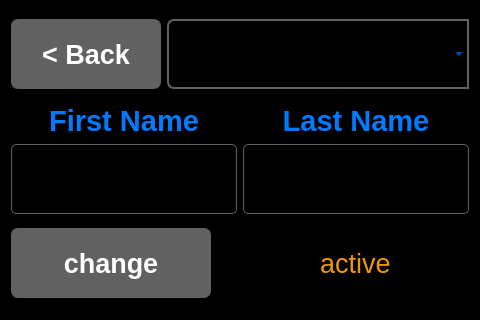
<?xml version="1.0" encoding="UTF-8"?>
<ui version="4.0">
 <class>MasterDialog</class>
 <widget class="QDialog" name="MasterDialog">
  <property name="geometry">
   <rect>
    <x>0</x>
    <y>0</y>
    <width>480</width>
    <height>320</height>
   </rect>
  </property>
  <property name="minimumSize">
   <size>
    <width>480</width>
    <height>320</height>
   </size>
  </property>
  <property name="maximumSize">
   <size>
    <width>480</width>
    <height>320</height>
   </size>
  </property>
  <property name="windowTitle">
   <string>Dialog</string>
  </property>
  <property name="styleSheet">
   <string notr="true">QWidget
{
	color: rgb(0, 123, 255);	
	background-color: rgb(0, 0, 0);

}

QWidget:item:selected
{
	color: rgb(239, 151, 0);
    border: 1px solid rgb(239, 151, 0);
	/*color: rgb(255, 255, 255);	
	background-color: rgb(0, 123, 255);	*/
}

QTabWidget::pane {
    border: 1px solid  rgb(97, 97, 97);
    top: 1px;
}

QTabBar::tab {
	background-color: rgb(97, 97, 97);
	color: rgb(255, 255, 255);
    border-width: 1px;
	border-color: rgb(255, 255, 255);
	border-style: solid;
    border-top-left-radius: 10px;
    border-top-right-radius: 10px;
	padding: 5px;
	padding-left: 63px;
	padding-right:63px;
}

QTabBar::tab:selected {
	color: rgb(255, 255, 255);	
	background-color: rgb(0, 123, 255);
}

.QMessageBox {font-size: 16pt}

.QSlider {
    min-height: 30px;
    max-height: 50px;
}

.QSlider::groove:horizontal {
    border: 1px solid;
    height: 5px;
    background: #393939;
    margin: 0 12px;
}

.QSlider::handle:horizontal {
    background: rgb(0, 123, 255);
    width: 30px;
    height: 30px;
    margin: -24px -12px;
}

QPushButton {
	background-color: rgb(97, 97, 97);
	color: rgb(255, 255, 255);
    border-width: 1px;
	border-color: rgb(97, 97, 97);
	border-style: solid;
	border-radius: 7;
	padding: 3px;
	padding-left: 5px;
	padding-right: 5px;
}

QPushButton:checked
{
	color: rgb(255, 255, 255);	
	background-color: rgb(0, 123, 255);
	border-color: rgb(0, 123, 255);
}

QPushButton:pressed
{
	color: rgb(255, 255, 255);	
	background-color: rgb(0, 123, 255);
	border-color: rgb(0, 123, 255);
}

QProgressBar
{
	background-color: rgb(166, 166, 166);
	color: rgb(0, 0, 0);
    border: 2px rgb(166, 166, 166);
    border-radius: 5px;
}

QProgressBar::chunk {
	border: 2px rgb(166, 166, 166);
    border-top-left-radius: 5px;
    border-bottom-left-radius: 5px;
    border-top-right-radius: 5px;
    border-bottom-right-radius: 5px;
	background-color: rgb(0, 123, 255);
   /* width: 40px;
    margin: 0.5px;*/
}

QComboBox {
	color: rgb(0, 123, 255);	
    border: 2px solid  rgb(97, 97, 97);
    border-top-left-radius: 7px;
    border-bottom-left-radius: 7px;
    padding: 1px 18px 1px 5px;
    min-width: 6em;
}

QComboBox:on { /* shift the text when the popup opens */
    border: 2px solid  rgb(97, 97, 97);
    border-top-left-radius: 7px;
    border-bottom-left-radius: 0px;
	color: rgb(239, 151, 0);
}

QLineEdit
{
    padding: 1px;
    border-style: solid;
    border: 1px solid rgb(97, 97, 97);
    border-radius: 5;
}


#CHB_active {
	color: rgb(239, 151, 0);
}</string>
  </property>
  <layout class="QVBoxLayout" name="verticalLayout_3">
   <item>
    <layout class="QHBoxLayout" name="horizontalLayout">
     <item>
      <widget class="QPushButton" name="PB_back">
       <property name="minimumSize">
        <size>
         <width>0</width>
         <height>70</height>
        </size>
       </property>
       <property name="maximumSize">
        <size>
         <width>150</width>
         <height>16777215</height>
        </size>
       </property>
       <property name="font">
        <font>
         <pointsize>20</pointsize>
         <weight>75</weight>
         <bold>true</bold>
        </font>
       </property>
       <property name="text">
        <string>&lt; Back</string>
       </property>
      </widget>
     </item>
     <item>
      <widget class="QComboBox" name="CB_employee">
       <property name="minimumSize">
        <size>
         <width>105</width>
         <height>70</height>
        </size>
       </property>
       <property name="font">
        <font>
         <pointsize>18</pointsize>
        </font>
       </property>
       <property name="maxVisibleItems">
        <number>6</number>
       </property>
      </widget>
     </item>
    </layout>
   </item>
   <item>
    <layout class="QHBoxLayout" name="horizontalLayout_2">
     <item>
      <layout class="QVBoxLayout" name="verticalLayout">
       <item>
        <widget class="QLabel" name="label">
         <property name="maximumSize">
          <size>
           <width>16777215</width>
           <height>35</height>
          </size>
         </property>
         <property name="font">
          <font>
           <pointsize>22</pointsize>
           <weight>75</weight>
           <bold>true</bold>
          </font>
         </property>
         <property name="text">
          <string>First Name</string>
         </property>
         <property name="alignment">
          <set>Qt::AlignCenter</set>
         </property>
        </widget>
       </item>
       <item>
        <widget class="ClickableLineEdit" name="LE_first_name">
         <property name="minimumSize">
          <size>
           <width>0</width>
           <height>70</height>
          </size>
         </property>
         <property name="font">
          <font>
           <pointsize>20</pointsize>
          </font>
         </property>
        </widget>
       </item>
      </layout>
     </item>
     <item>
      <layout class="QVBoxLayout" name="verticalLayout_2">
       <item>
        <widget class="QLabel" name="label_2">
         <property name="maximumSize">
          <size>
           <width>16777215</width>
           <height>35</height>
          </size>
         </property>
         <property name="font">
          <font>
           <pointsize>22</pointsize>
           <weight>75</weight>
           <bold>true</bold>
          </font>
         </property>
         <property name="text">
          <string>Last Name</string>
         </property>
         <property name="alignment">
          <set>Qt::AlignCenter</set>
         </property>
        </widget>
       </item>
       <item>
        <widget class="ClickableLineEdit" name="LE_last_name">
         <property name="minimumSize">
          <size>
           <width>0</width>
           <height>70</height>
          </size>
         </property>
         <property name="font">
          <font>
           <pointsize>20</pointsize>
          </font>
         </property>
        </widget>
       </item>
      </layout>
     </item>
    </layout>
   </item>
   <item>
    <layout class="QHBoxLayout" name="horizontalLayout_3">
     <item>
      <widget class="QPushButton" name="PB_change">
       <property name="minimumSize">
        <size>
         <width>200</width>
         <height>70</height>
        </size>
       </property>
       <property name="font">
        <font>
         <pointsize>20</pointsize>
         <weight>75</weight>
         <bold>true</bold>
        </font>
       </property>
       <property name="text">
        <string>change</string>
       </property>
      </widget>
     </item>
     <item>
      <spacer name="horizontalSpacer">
       <property name="orientation">
        <enum>Qt::Horizontal</enum>
       </property>
       <property name="sizeHint" stdset="0">
        <size>
         <width>40</width>
         <height>20</height>
        </size>
       </property>
      </spacer>
     </item>
     <item>
      <widget class="QCheckBox" name="CHB_active">
       <property name="minimumSize">
        <size>
         <width>200</width>
         <height>0</height>
        </size>
       </property>
       <property name="font">
        <font>
         <pointsize>20</pointsize>
        </font>
       </property>
       <property name="styleSheet">
        <string notr="true">QCheckBox::indicator 
{
	width: 30px;
	height: 30px;
}</string>
       </property>
       <property name="text">
        <string>  active</string>
       </property>
      </widget>
     </item>
    </layout>
   </item>
  </layout>
 </widget>
 <customwidgets>
  <customwidget>
   <class>ClickableLineEdit</class>
   <extends>QLineEdit</extends>
   <header>ui_elements.clickablelineedit.h</header>
  </customwidget>
 </customwidgets>
 <resources/>
 <connections/>
</ui>
